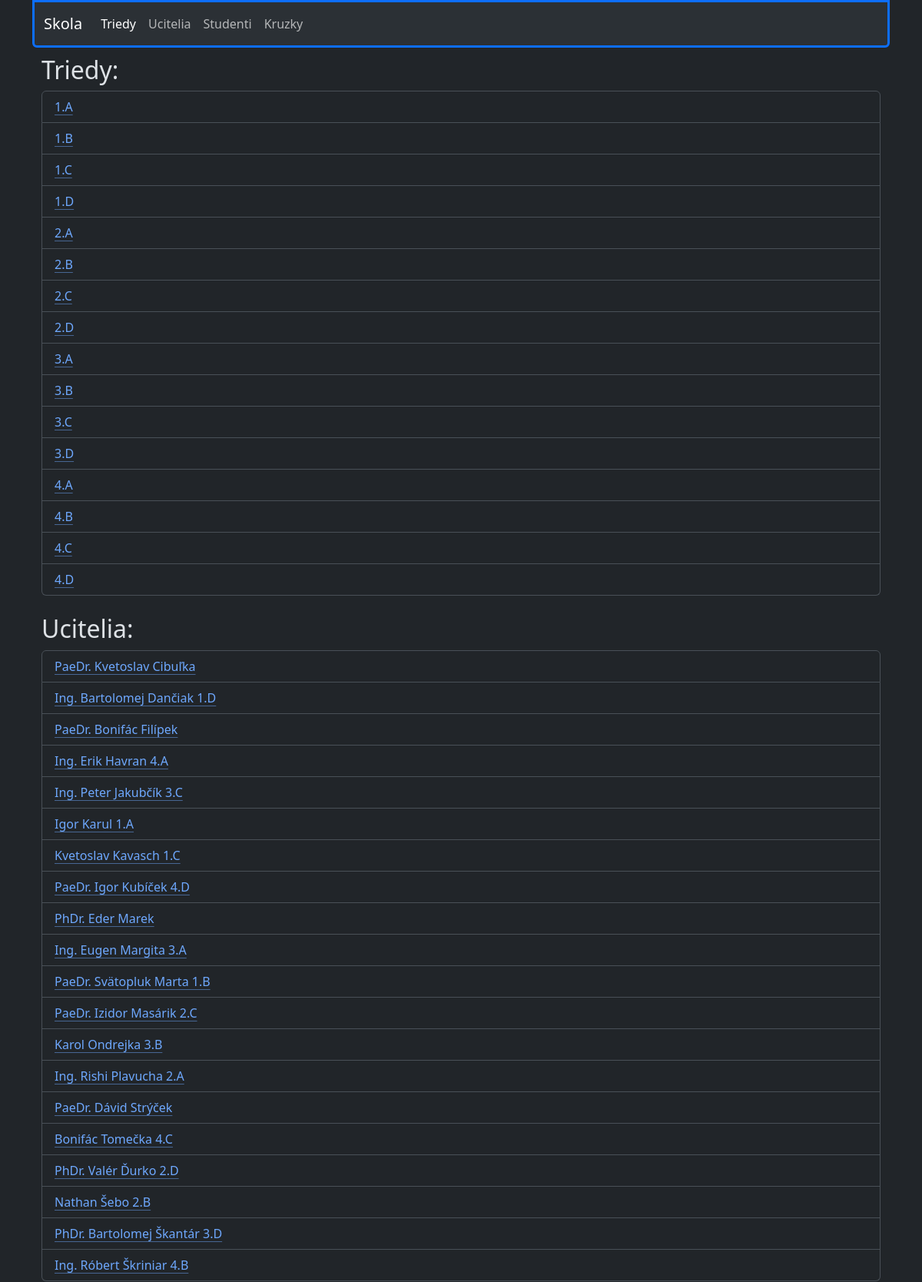
The page /skola/ (upper part) on the database its author committed.
### skola/models.py (models this page shows)
class Trieda(models.Model):
    nazov = models.CharField(max_length=10)
    def __str__(self):
        return f'{self.nazov}'
    class Meta:
        verbose_name = "Trieda"
        verbose_name_plural = "Triedy"
        ordering = ['nazov']

class Ucitel(models.Model):
    titul = models.CharField(max_length=20)
    meno = models.CharField(max_length=20)
    priezvisko = models.CharField(max_length=20)
    trieda = models.ForeignKey(Trieda, on_delete=models.SET_NULL, null=True, blank=True)
    ulica = models.CharField(max_length=30, null=True)
    psc = models.CharField(max_length=6, null=True)
    obec = models.CharField(max_length=40, null=True)
    datum_narodenia = models.DateField(null=True, blank=True)
    def __str__(self):
        if self.trieda:
            return f'{self.titul} {self.meno} {self.priezvisko} {self.trieda}'
        else:
            return f'{self.titul} {self.meno} {self.priezvisko}'
    class Meta:
        verbose_name = "Ucitel"
        verbose_name_plural = "Ucitelia"
        ordering = ['priezvisko']

### skola/views.py (the view)
# urls.py: path('', views.vypis_skola, name='skola'),
def vypis_skola(request):
    triedy = Trieda.objects.all().order_by("nazov")
    studenti = Student.objects.all().order_by("priezvisko")
    ucitelia = Ucitel.objects.all().order_by("priezvisko")
    return render(request, 'skola/index.html', {"triedy":triedy, "ucitelia":ucitelia, "studenti":studenti})

### skola/models.py (called while the page is built)
    def __str__(self):
        return f'{self.meno} {self.priezvisko} {self.trieda}'

### skola/templates/skola/index.html (shortened to what this page needs)
{% extends "base.html" %}
{% block content %}
    <div class="container">
        <div>
            {% if triedy %}
            <h2>Triedy:</h2>
            <ul class='list-group mb-4'>
                {% for trieda in triedy %}
                <li class='list-group-item'><a href="{% url 'trieda' trieda=trieda %}" class="link-offset-2 link-underline link-underline-opacity-50">{{trieda}}</a></li>
                {% endfor %}
            </ul>
            {% endif %}
            {%if ucitelia%}
            <h2>Ucitelia:</h2>
            <ul class='list-group mb-4'>
                {% for ucitel in ucitelia %}
                <li class='list-group-item'><a href="{% url 'ucitel' ucitel=ucitel.id %}" class="link-offset-2 link-underline link-underline-opacity-50">{{ucitel}}</a></li>
                {% endfor %}
            </ul>
            {%endif%}
        </div>
    </div>
{% endblock content %}

### rows shown on the page
Trieda: nazov "1.A"
Trieda: nazov "1.B"
Trieda: nazov "1.C"
Trieda: nazov "1.D"
Trieda: nazov "2.A"
Trieda: nazov "2.B"
Trieda: nazov "2.C"
Trieda: nazov "2.D"
Trieda: nazov "3.A"
Trieda: nazov "3.B"
Trieda: nazov "3.C"
Trieda: nazov "3.D"
Trieda: nazov "4.A"
Trieda: nazov "4.B"
Trieda: nazov "4.C"
Trieda: nazov "4.D"
Ucitel: trieda+titul+meno "PaeDr. Kvetoslav Cibuľka"
Ucitel: trieda+titul+meno "Ing. Bartolomej Dančiak 1.D"
Ucitel: trieda+titul+meno "PaeDr. Bonifác Filípek"
Ucitel: trieda+titul+meno "Ing. Erik Havran 4.A"
Ucitel: trieda+titul+meno "Ing. Peter Jakubčík 3.C"
Ucitel: trieda+titul+meno "Igor Karul 1.A"
Ucitel: trieda+titul+meno "Kvetoslav Kavasch 1.C"
Ucitel: trieda+titul+meno "PaeDr. Igor Kubíček 4.D"
Ucitel: trieda+titul+meno "PhDr. Eder Marek"
Ucitel: trieda+titul+meno "Ing. Eugen Margita 3.A"
Ucitel: trieda+titul+meno "PaeDr. Svätopluk Marta 1.B"
Ucitel: trieda+titul+meno "PaeDr. Izidor Masárik 2.C"
Ucitel: trieda+titul+meno "Karol Ondrejka 3.B"
Ucitel: trieda+titul+meno "Ing. Rishi Plavucha 2.A"
Ucitel: trieda+titul+meno "PaeDr. Dávid Strýček"
Ucitel: trieda+titul+meno "Bonifác Tomečka 4.C"
Ucitel: trieda+titul+meno "PhDr. Valér Ďurko 2.D"
Ucitel: trieda+titul+meno "Nathan Šebo 2.B"
Ucitel: trieda+titul+meno "PhDr. Bartolomej Škantár 3.D"
Ucitel: trieda+titul+meno "Ing. Róbert Škriniar 4.B"
